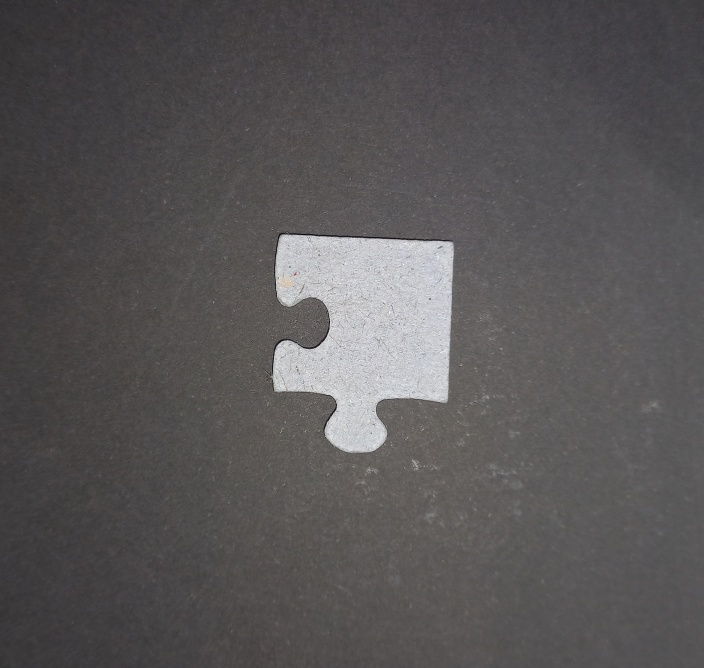
#> input picture outline-test/20230804_225655_3.jpg, 704 x 668 px
$ python edge_normalize.py
#> lines starting #> are read from the running program, lines starting #| are printed output that depends on the picture; after the words box and inside, x2 and y2 are one past the last pixel; in counts of white or black regions, pixels touching at a corner belong together
import cv2
import numpy as np

# 한 점이 다른 선분에 얼마나 떨어져있는지 확인
def distance(x1, y1, x2, y2, x3, y3):
    # x1, y1 은 점
    # x2, y2 는 선분의 시작점
    # x3, y3 는 선분의 끝점
    px = x3 - x2
    py = y3 - y2
    something = px * px + py * py
    u = ((x1 - x2) * px + (y1 - y2) * py) / float(something)
    if u > 1:
        u = 1
    elif u < 0:
        u = 0
    x = x2 + u * px
    y = y2 + u * py
    dx = x - x1
    dy = y - y1
    dist = np.sqrt(dx * dx + dy * dy)
    return dist

def calculate_angle_between_points(x1, y1, x2, y2):
    # 두 점 사이의 방향 벡터를 계산
    dx = x2 - x1
    dy = y2 - y1

    # 각도를 라디안으로 계산
    angle_rad = np.arctan2(dy, dx)

    # 각도가 음수일 경우 양수로 변환
    if angle_rad < 0:
        angle_rad += 2 * np.pi

    return angle_rad

def rotate_point_around_origin(point, angle_rad):
    x, y = point
    rotated_x = x * np.cos(angle_rad) - y * np.sin(angle_rad)
    rotated_y = x * np.sin(angle_rad) + y * np.cos(angle_rad)
    return rotated_x, rotated_y

# 이미지를 불러오고 그레이스케일로 변환
image = cv2.imread('20230804_225655_3.jpg')
#> image is the input picture: shape (668, 704, 3); mean B, G, R 86.4, 85.7, 88.2
# image = cv2.imread('20230806_161402_3.jpg')
gray = cv2.cvtColor(image, cv2.COLOR_BGR2GRAY)
gaussian = cv2.GaussianBlur(gray, (5, 5), 0)
_, black_white = cv2.threshold(gaussian, 127, 255, cv2.THRESH_BINARY)
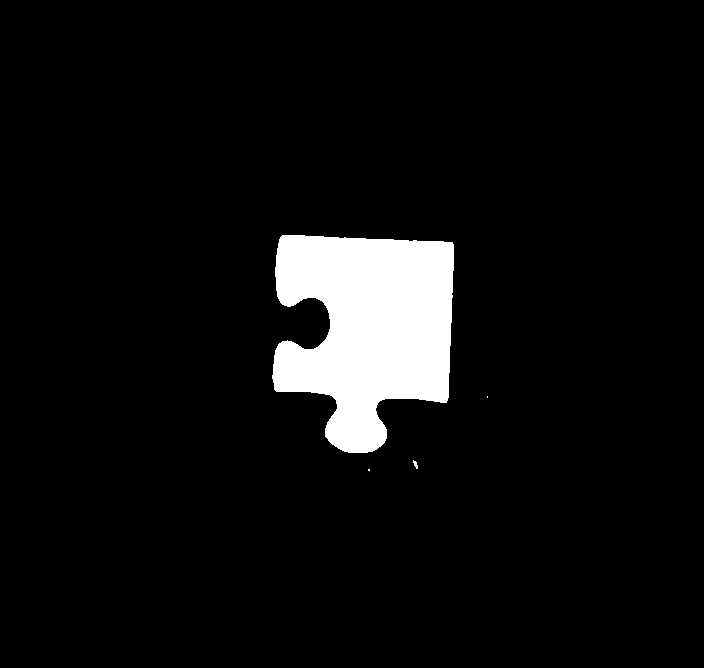
#> black_white: shape (668, 704); 6.1% white; 4 white regions (2 under 20 px), largest, box (x1, y1, x2, y2) and area: (272, 235, 454, 453) 28439, (413, 460, 418, 469) 25

# 경계선 검출 (Canny edge detection 예제)
edges = cv2.Canny(black_white, 50, 255)
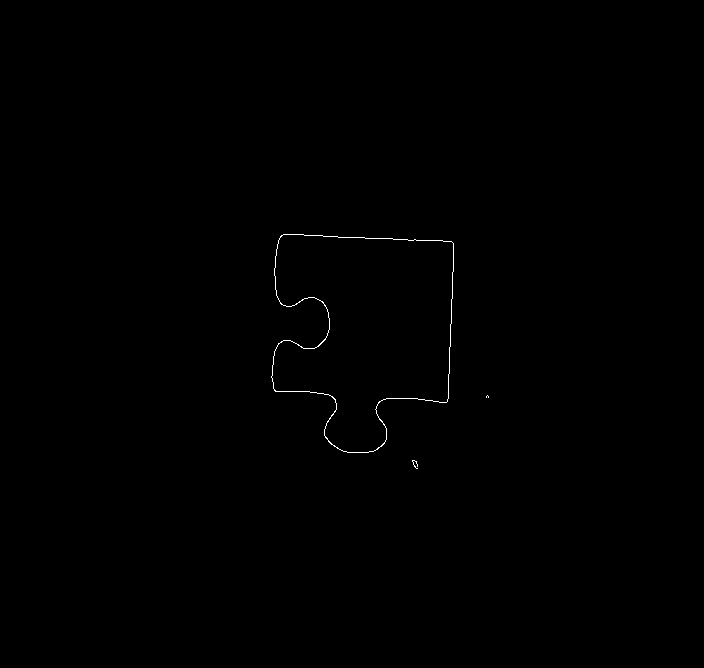
#> edges: shape (668, 704); 0.19% white in thin lines or dots, all inside (x1, y1, x2, y2) = (271, 234, 489, 469)

# 경계선 검출 결과에서 퍼즐 조각의 외곽을 감싸는 경계 상자를 찾음
contours, _ = cv2.findContours(edges, cv2.RETR_EXTERNAL, cv2.CHAIN_APPROX_SIMPLE)
#> contours = 3 contours, 2 with area under 20; largest, box (x1, y1, x2, y2) and area: (271, 234, 454, 453) 28448
puzzle_contour = max(contours, key=cv2.contourArea)
#> puzzle_contour = contour of 234 points, box (x1, y1, x2, y2) (271, 234, 454, 453), area 28448
outline = np.zeros(image.shape, np.uint8)
output = np.zeros(image.shape, np.uint8)
cv2.drawContours(outline, [puzzle_contour], -1, (0, 255, 0), 1);
cv2.drawContours(output, [puzzle_contour], -1, (0, 255, 0), 1);

# 퍼즐 조각의 외곽을 감싸는 경계 상자를 이용하여 코너 추출
outline = cv2.cvtColor(outline, cv2.COLOR_BGR2GRAY)
#> outline: shape (668, 704); values 0 (black) and 150 (white), 0.18% white in thin lines or dots, all inside (x1, y1, x2, y2) = (271, 234, 454, 453)
corners = cv2.goodFeaturesToTrack(outline, maxCorners=4, qualityLevel=0.01, minDistance=100)
#> corners = [[445, 400], [451, 243], [275, 389], [281, 237]]
corners = np.int0(corners)

cv2.putText(output, '0', tuple(corners[0].ravel()), cv2.FONT_HERSHEY_SIMPLEX, 1, (255, 255, 255), 2)
#> output: shape (668, 704, 3); mean of channels 0, 1, 2 0.1, 0.5, 0.1
cv2.putText(output, '1', tuple(corners[1].ravel()), cv2.FONT_HERSHEY_SIMPLEX, 1, (255, 255, 255), 2)
#> output: shape (668, 704, 3); mean of channels 0, 1, 2 0.1, 0.6, 0.1
cv2.putText(output, '2', tuple(corners[2].ravel()), cv2.FONT_HERSHEY_SIMPLEX, 1, (255, 255, 255), 2)
#> output: shape (668, 704, 3); mean of channels 0, 1, 2 0.2, 0.7, 0.2
cv2.putText(output, '3', tuple(corners[3].ravel()), cv2.FONT_HERSHEY_SIMPLEX, 1, (255, 255, 255), 2)
#> output: shape (668, 704, 3); mean of channels 0, 1, 2 0.3, 0.8, 0.3

x0, y0 = corners[0].ravel()
#> x0 = 445; y0 = 400
x1, y1 = corners[1].ravel()
#> x1 = 451; y1 = 243
x2, y2 = corners[2].ravel()
#> x2 = 275; y2 = 389
x3, y3 = corners[3].ravel()
#> x3 = 281; y3 = 237

len1 = np.sqrt((x0 - x1) ** 2 + (y0 - y1) ** 2)
#> len1 = 157.1
len2 = np.sqrt((x0 - x2) ** 2 + (y0 - y2) ** 2)
#> len2 = 170.4
len3 = np.sqrt((x0 - x3) ** 2 + (y0 - y3) ** 2)
#> len3 = 231.2

# 0번 코너와 3번 코너는 대각선으로 세팅
if len1 > len2 and len1 > len3:
    x1, x3 = x3, x1
    y1, y3 = y3, y1
elif len2 > len1 and len2 > len3:
    x2, x3 = x3, x2
    y2, y3 = y3, y2

e01 = [] # 0번 코너와 1번 코너 사이의 선분 위의 점들
e02 = [] # 0번 코너와 2번 코너 사이의 선분 위의 점들
e13 = [] # 1번 코너와 3번 코너 사이의 선분 위의 점들
e23 = [] # 2번 코너와 3번 코너 사이의 선분 위의 점들
e99 = []

prevIndex = 0
for point in puzzle_contour:
    x, y = point.ravel()
    d01 = distance(x, y, x0, y0, x1, y1)
    d02 = distance(x, y, x0, y0, x2, y2)
    d13 = distance(x, y, x1, y1, x3, y3)
    d23 = distance(x, y, x2, y2, x3, y3)

    # d01, d02, d13, d23 중 가장 작은 값의 인덱스를 구함
    min_index = np.argmin([d01, d02, d13, d23])
    min_distance = np.min([d01, d02, d13, d23])

    if min_distance < 10:
        [e01, e02, e13, e23][min_index].append((x, y))
        prevIndex = min_index
    else:
        [e01, e02, e13, e23][prevIndex].append((x, y))
        e99.append((x, y))
#> this loop made 234 passes
#> point on passes 1 to 12: [[283, 234]], [[282, 235]], [[281, 235]], [[280, 236]], [[280, 237]], [[279, 238]], [[279, 239]], [[278, 240]], [[278, 243]], [[277, 244]], [[277, 248]], [[276, 249]]
#> point on passes 16 to 21: [[274, 268]], [[274, 275]], [[275, 276]], [[275, 289]], [[276, 290]], [[276, 295]]


for p in e01:
    cv2.circle(output, p, 3, (0, 0, 255), -1)
#> output: shape (668, 704, 3); mean of channels 0, 1, 2 0.3, 0.7, 0.5
for p in e02:
    cv2.circle(output, p, 3, (0, 255, 0), -1)
#> output: shape (668, 704, 3); mean of channels 0, 1, 2 0.3, 1.3, 0.5
for p in e13:
    cv2.circle(output, p, 3, (255, 0, 255), -1)
#> output: shape (668, 704, 3); mean of channels 0, 1, 2 0.5, 1.2, 0.7
for p in e23:
    cv2.circle(output, p, 3, (255, 255, 0), -1)
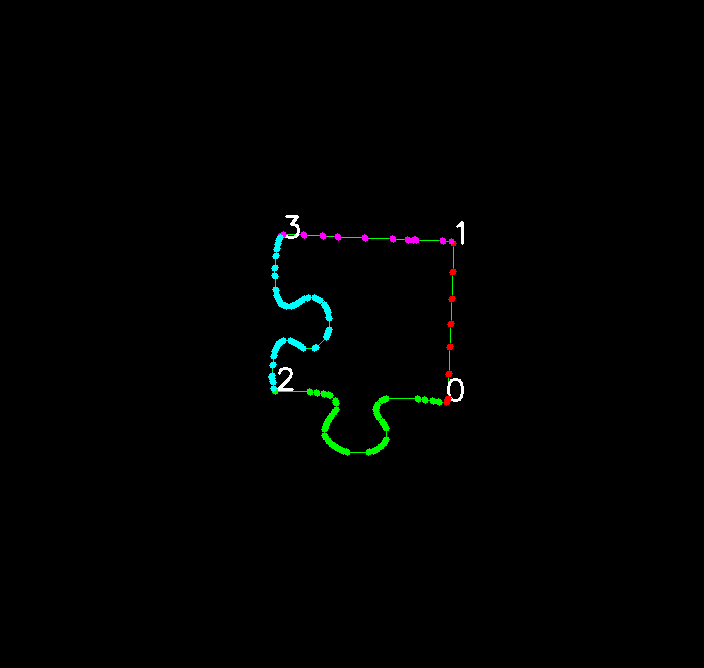
#> output: shape (668, 704, 3); mean of channels 0, 1, 2 1.2, 1.8, 0.6; drawn as B, G, R
# for p in e99:
#     cv2.circle(output, p, 3, (255, 255, 255), -1)

cv2.line(output, (50, 100), (250, 100), (255, 255, 255), 1)
cv2.line(output, (50, 200), (250, 200), (255, 255, 255), 1)
cv2.line(output, (50, 300), (250, 300), (255, 255, 255), 1)
cv2.line(output, (50, 400), (250, 400), (255, 255, 255), 1)

rad01 = calculate_angle_between_points(x0, y0, x1, y1)
for p in e01:
    x, y = p
    x -= x0
    y -= y0
    nx, ny = rotate_point_around_origin((x, y), -1 * rad01 + 2 * np.pi)
    nx += 50
    ny += 100
    cv2.circle(output, (int(nx), int(ny)), 3, (0, 0, 255), -1)
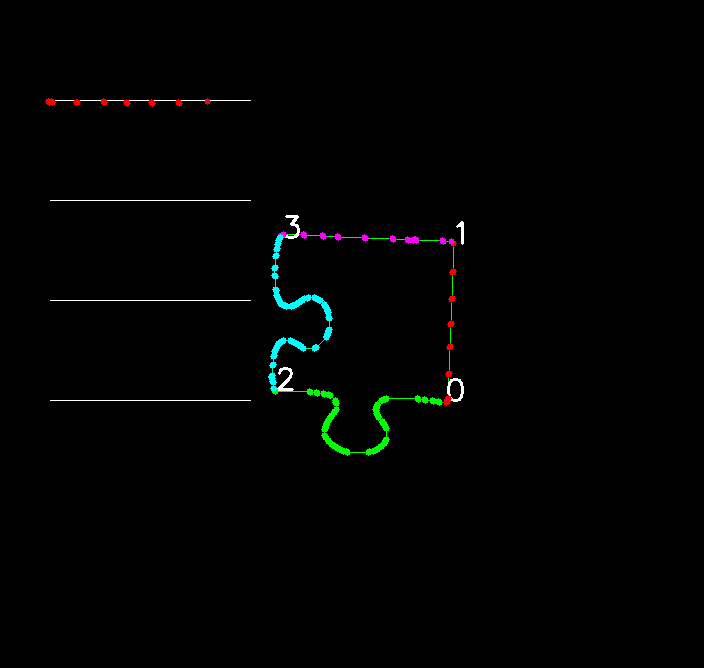
#> output: shape (668, 704, 3); mean of channels 0, 1, 2 1.6, 2.2, 1.2; drawn as B, G, R

rad20 = calculate_angle_between_points(x2, y2, x0, y0)
for p in e02:
    x, y = p
    x -= x2
    y -= y2
    nx, ny = rotate_point_around_origin((x, y), -1 * rad20 + 2 * np.pi)
    nx += 50
    ny += 200
    cv2.circle(output, (int(nx), int(ny)), 3, (0, 255, 0), -1)
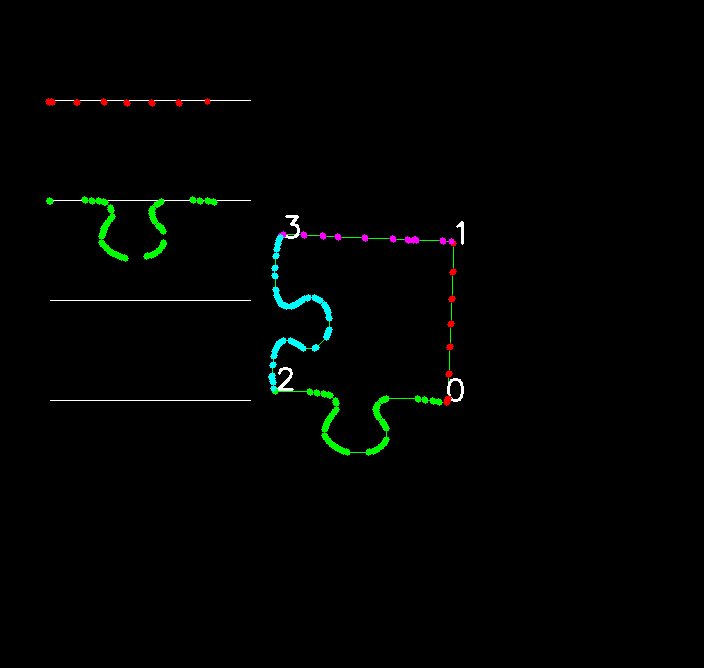
#> output: shape (668, 704, 3); 0.26% of pixels changed, all inside (x1, y1, x2, y2) = (46, 196, 218, 262); drawn as B, G, R

rad32 = calculate_angle_between_points(x3, y3, x2, y2)
for p in e23:
    x, y = p
    x -= x3
    y -= y3
    nx, ny = rotate_point_around_origin((x, y), -1 * rad32 + 2 * np.pi)
    nx += 50
    ny += 300
    cv2.circle(output, (int(nx), int(ny)), 3, (255, 255, 0), -1)
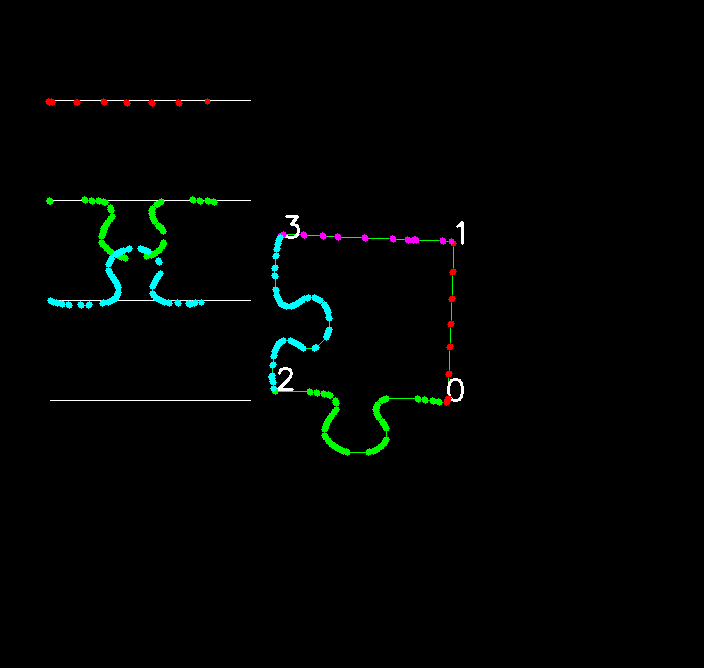
#> output: shape (668, 704, 3); 0.27% of pixels changed, all inside (x1, y1, x2, y2) = (47, 245, 205, 309); drawn as B, G, R

rad13 = calculate_angle_between_points(x1, y1, x3, y3)
for p in e13:
    x, y = p
    x -= x1
    y -= y1
    nx, ny = rotate_point_around_origin((x, y), -1 * rad13 + 4 * np.pi)
    nx += 50
    ny += 400
    cv2.circle(output, (int(nx), int(ny)), 3, (255, 0, 255), -1)
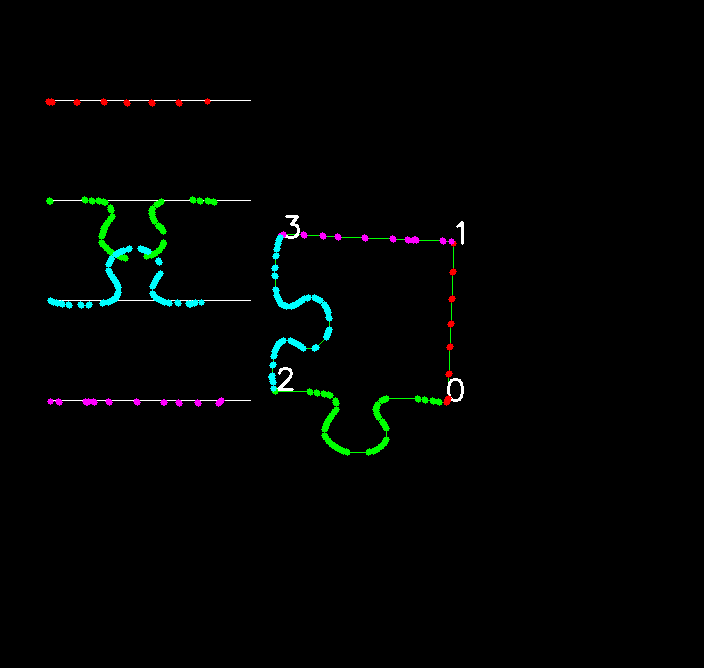
#> output: shape (668, 704, 3); 0.08% of pixels changed, all inside (x1, y1, x2, y2) = (47, 397, 225, 407); drawn as B, G, R

# 결과 이미지 출력
cv2.imshow('Puzzle Area', output)
cv2.waitKey(0)
cv2.destroyAllWindows()

$ run again, with outline-test/20230806_161402_3.jpg copied over outline-test/20230804_225655_3.jpg
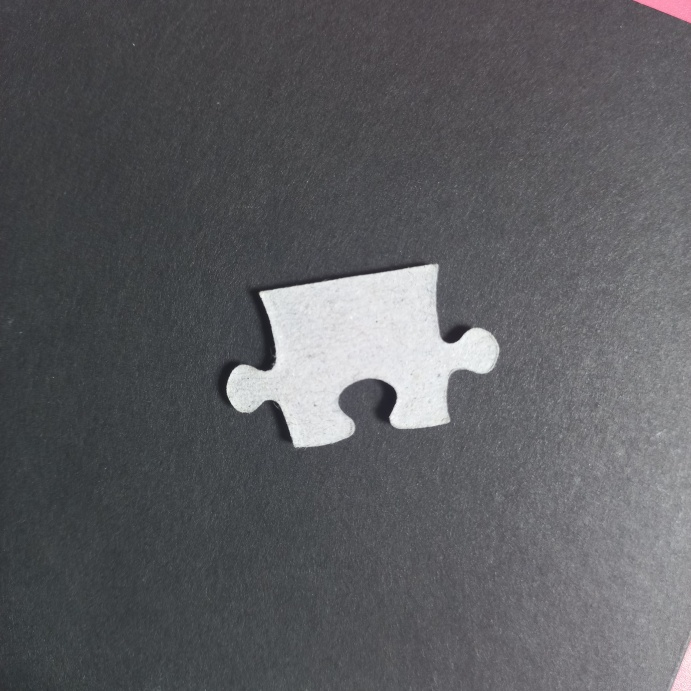
#> input picture outline-test/20230806_161402_3.jpg, 691 x 691 px
#> image is the input picture: shape (691, 691, 3); mean B, G, R 96.1, 92.6, 92
#> `_, black_white = cv2.threshold(gaussian, 127, 255, cv2.THRESH_BINARY)`:
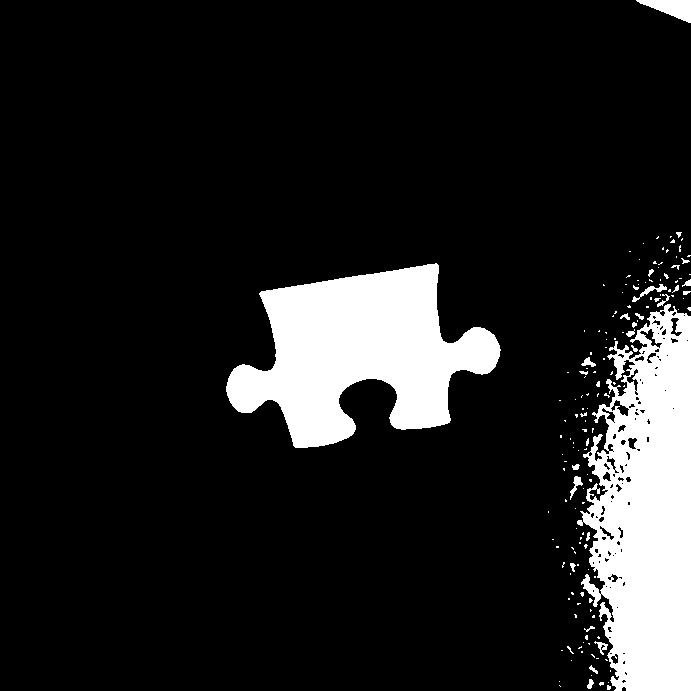
#> black_white: shape (691, 691); 12.9% white; 158 white regions (131 under 20 px), largest, box (x1, y1, x2, y2) and area: (577, 304, 691, 691) 30702, (226, 263, 501, 448) 28480, (636, 0, 691, 23) 686
#> edges: shape (691, 691); 1% white in thin lines or dots, all inside (x1, y1, x2, y2) = (225, 0, 691, 691)
#> contours = 389 contours, 375 with area under 20; largest, box (x1, y1, x2, y2) and area: (225, 263, 501, 448) 28502, (632, 283, 667, 302) 150, (581, 357, 596, 367) 68, (628, 437, 637, 449) 63, (586, 678, 594, 689) 44
#> puzzle_contour = contour of 417 points, box (x1, y1, x2, y2) (225, 263, 501, 448), area 28502
#> corners = [[436, 265], [448, 421], [294, 445], [261, 292]]
#> x0 = 436; y0 = 265
#> x1 = 448; y1 = 421
#> `x2, y2 = corners[2].ravel()`: x2 = 294; y2 = 445
#> `x3, y3 = corners[3].ravel()`: x3 = 261; y3 = 292
#> len1 = 156.5
#> len2 = 229.3
#> len3 = 177.1
#> `x2, x3 = x3, x2`: x2 = 261; x3 = 294
#> `y2, y3 = y3, y2`: y2 = 292; y3 = 445
#> the loop `for point in puzzle_contour:` made 417 passes
#> (point, d01) on passes 1 to 6: ([[428, 263]], 8.25), ([[427, 264]], 9.06), ([[424, 264]], 12.04), ([[423, 265]], 13), ([[417, 265]], 19), ([[416, 266]], 20.02)
#> after the loop `for p in e13:`:
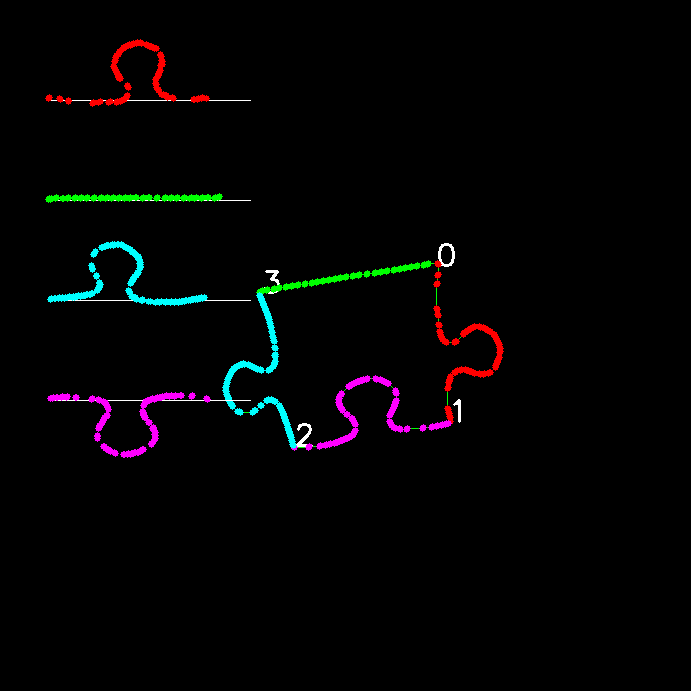
#> output: shape (691, 691, 3); mean of channels 0, 1, 2 3.7, 3.3, 3.5; drawn as B, G, R
